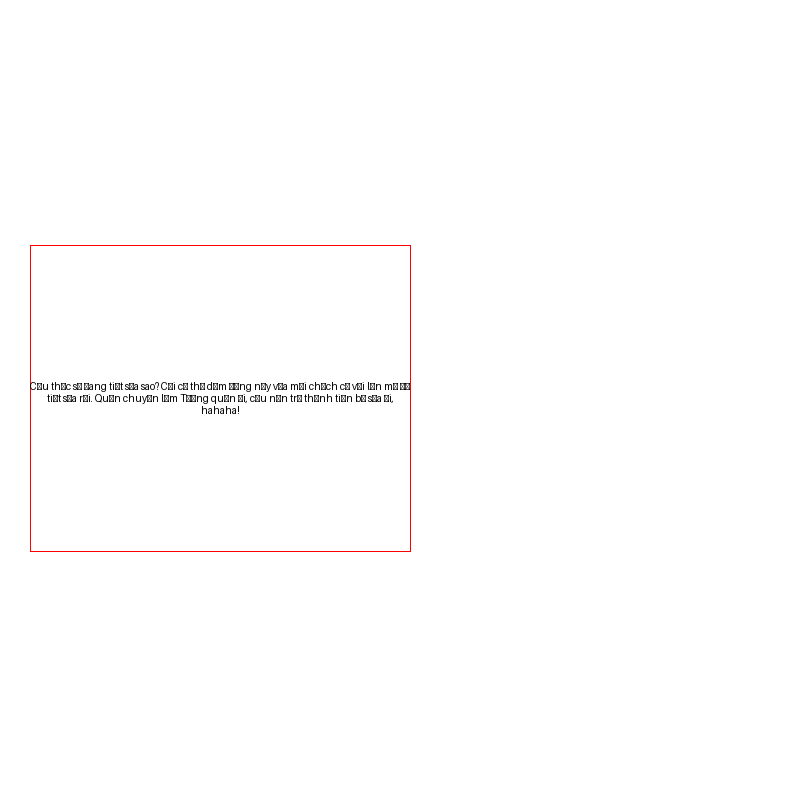

This figure's Python source:
from PIL import Image, ImageDraw, ImageFont
import numpy as np

box_width = 380
box_height = 306
text = "Cậu thực sự đang tiết sữa sao? Cái cơ thể dâm đãng này vừa mới chịch có vài lần mà đã tiết sữa rồi. Quên chuyện làm Tướng quân đi, cậu nên trở thành tiên bò sữa đi, hahaha!"

pil_img = Image.new("RGB", (800, 800), color="white")
draw = ImageDraw.Draw(pil_img)

def _wrap_text(text, font, max_width, draw):
    words = text.split()
    lines = []
    if not words:
        return lines
        
    current_line = words[0]
    for word in words[1:]:
        test_line = current_line + " " + word
        length = draw.textlength(test_line, font=font)
        if length <= max_width:
            current_line = test_line
        else:
            lines.append(current_line)
            current_line = word
    lines.append(current_line)
    return lines

font = ImageFont.load_default()
lines = _wrap_text(text, font, box_width, draw)
print(f"Lines length: {len(lines)}")
best_y_offset = max(0, (box_height - (10 * 1.2 * len(lines))) / 2)
print(f"best_y_offset: {best_y_offset}")

draw.rectangle([30, 245, 410, 551], outline="red")
current_y = 245 + best_y_offset
for line in lines:
    line_width = draw.textlength(line, font=font)
    x_offset = 30 + (box_width - line_width) / 2
    draw.text((x_offset, current_y), line, font=font, fill="black")
    current_y += 12

pil_img.save("test_default_font.png")
